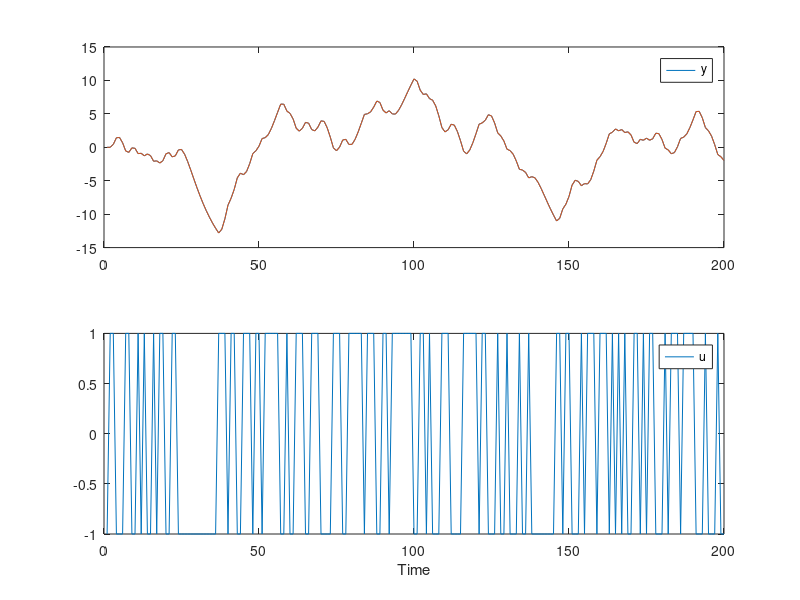
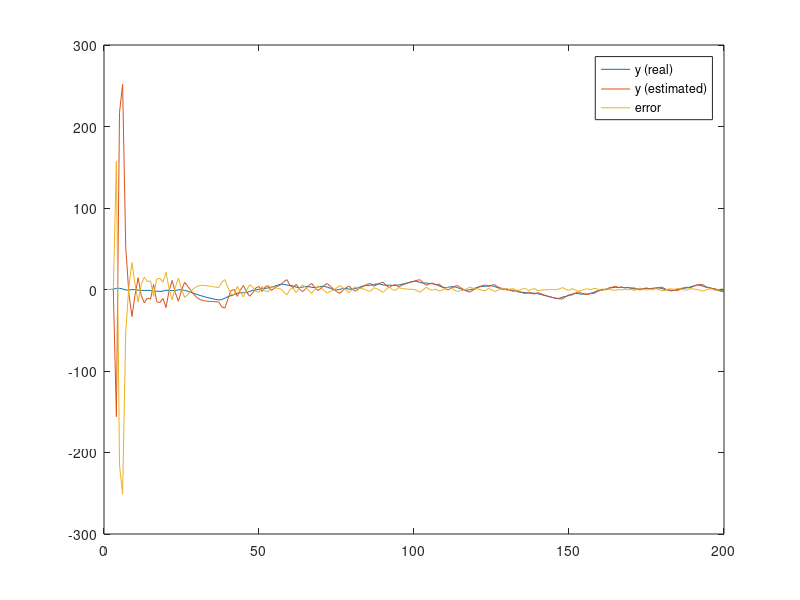
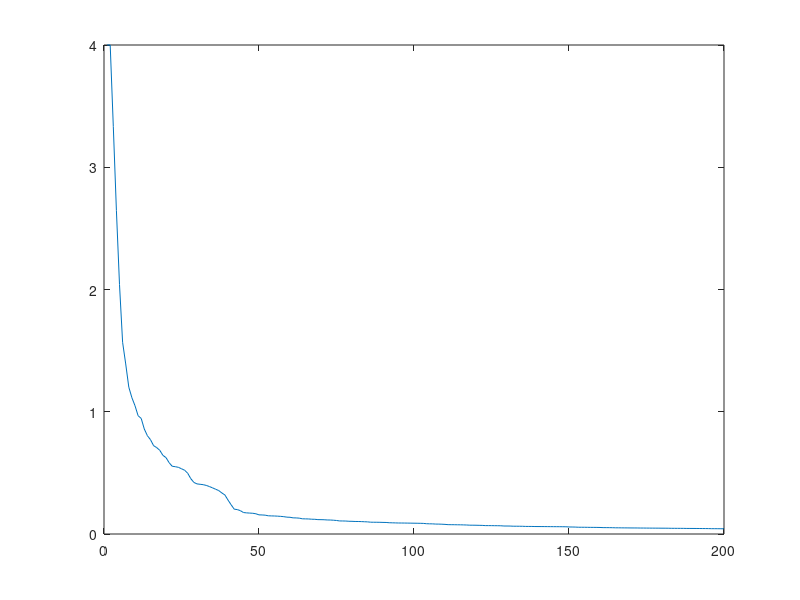
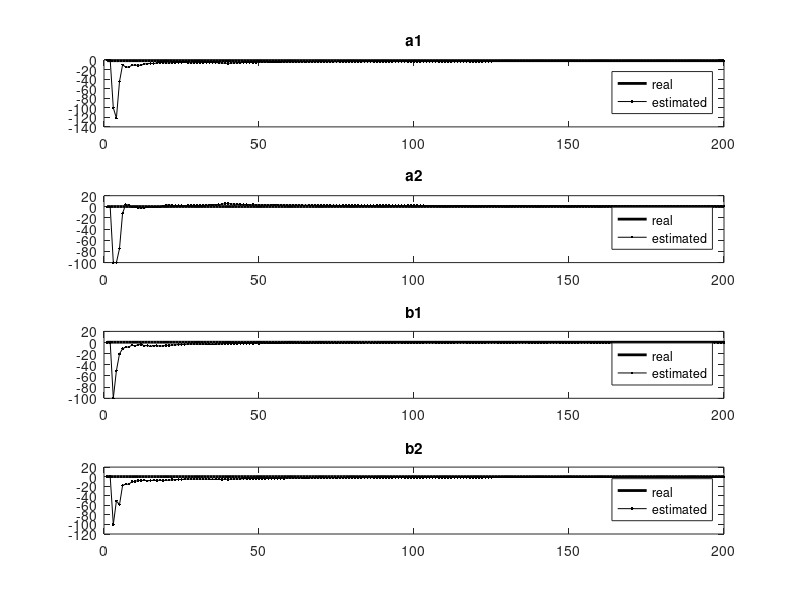

Source code (MATLAB) for these figures, in order:
% MEC 2015 System identification
% Prof Helon Ayala

% 04_RLS - recursive least squares

clc
clear
close all
rng(1) % allows reproduction
% - code begins

%% generate input/output data

% number of measurements
N = 200;
t = (1:N)';
sig = 0*1e-2; % std of noise corrupting measurements

% model parameters
a1 = -1.51*ones(N,1); 
a2 = 0.55*ones(N,1);
b1 = 0.6*ones(N,1);
b2 = 0.16*ones(N,1);

% init
yr = zeros(N,1); % model (no noise)
u = zeros(N,1);
for i=1:N
    if rand>0.5
        u(i) = 1;
    else
        u(i) = -1;
    end
end

for k=3:N
    yr(k) = - a1(k)*yr(k-1) - a2(k)*yr(k-2) + b1(k)*u(k-1) + b2(k)*u(k-2);
end

y = yr + sig.*randn(N,1); % measurements (corrupted by noise)

% plot input/output data
figure
subplot(2,1,1)
plot(t,[yr y])
legend('y')
subplot(2,1,2)
plot(t,u)
legend('u')
xlabel('Time')

%% perform RLS

% initialize parameters
P = 1e0*eye(4);
th = -100*ones(4,1);
yh = zeros(N,1); % prediction
e = zeros(N,1);  % prediction error
trP = zeros(N,1);  % prediction error
trP(1) = trace(P);
trP(2) = trace(P);

a1h = zeros(N,1);
a2h = zeros(N,1);
b1h = zeros(N,1);
b2h = zeros(N,1);

for k=3:N
    % Step 2
    phi = [-y(k-1) -y(k-2) u(k-1) u(k-2)]'; % regression vector
    
    % Step 3
    yh(k) = phi'*th;
    e(k) = y(k) - yh(k);
    
    % Step 4
    K = P*phi/(1+phi'*P*phi);
    
    % Step 5
    th = th + K * e(k);
    
    % Step 6
    P = P-K*(P*phi)';
    
    % store estimated parameters for plotting
    a1h(k) = th(1);
    a2h(k) = th(2);
    b1h(k) = th(3);
    b2h(k) = th(4);
    trP(k) = trace(P);
end

%% final plots

% plot output: real vs estimated and residual
figure
plot(t,[yr yh e])
legend('y (real)','y (estimated)','error')

% plot covariance matrix trace
figure
plot(t,trP)

% plot output: real vs estimated
figure
subplot(411),plot(t,a1,'-k','Linewidth',2), hold on, plot(t, a1h,'.-k'), title('a1'), legend('real','estimated');
subplot(412),plot(t,a2,'-k','Linewidth',2), hold on, plot(t, a2h,'.-k'), title('a2'), legend('real','estimated');
subplot(413),plot(t,b1,'-k','Linewidth',2), hold on, plot(t, b1h,'.-k'), title('b1'), legend('real','estimated');
subplot(414),plot(t,b2,'-k','Linewidth',2), hold on, plot(t, b2h,'.-k'), title('b2'), legend('real','estimated');
